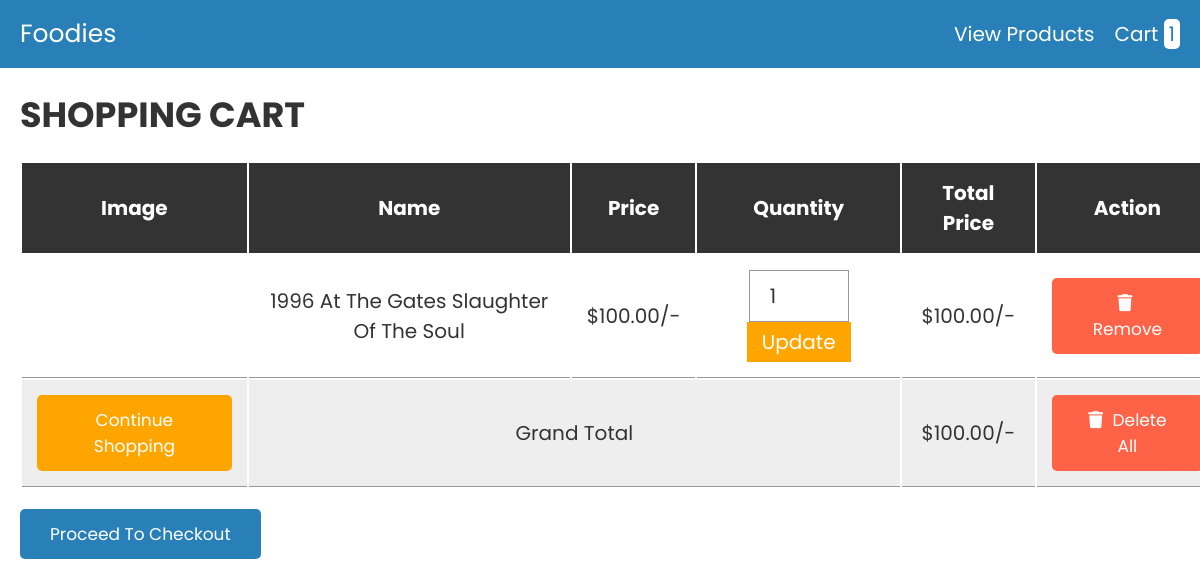
/vintage/cart.php, run on the app's committed database.
### tables this page shows
CREATE TABLE `cart` (
  `id` int(11) NOT NULL,
  `name` varchar(55) NOT NULL,
  `price` decimal(7,2) NOT NULL,
  `image` varchar(255) NOT NULL,
  `quantity` int(255) NOT NULL
);

### vintage/cart.php (the view, shortened to what this page needs)
<?php
include 'vintage_db.php';
?>
<!DOCTYPE html>
<html lang="en">
<head>
   <link rel="stylesheet" href="https://cdnjs.cloudflare.com/ajax/libs/font-awesome/6.0.0/css/all.min.css">
   <link rel="stylesheet" href="vtgcart/shopping cart/css/style.css">
</head>
<body>
<?php include 'vtgcart/shopping cart/header.php'; ?>
<div class="container">
<section class="shopping-cart">
   <h1 class="heading">shopping cart</h1>
   <table>
      <thead>
         <th>image</th>
         <th>name</th>
         <th>price</th>
         <th>quantity</th>
         <th>total price</th>
         <th>action</th>
      </thead>
      <tbody>
         <?php
         $select_cart = mysqli_query($conn, "SELECT * FROM `cart`");
         $grand_total = 0;
         if(mysqli_num_rows($select_cart) > 0){
            while($fetch_cart = mysqli_fetch_assoc($select_cart)){
         ?>
         <tr>
            <td><img src="<?php echo $fetch_cart['image']; ?>" height="100" alt=""></td>
            <td><?php echo $fetch_cart['name']; ?></td>
            <td>$<?php echo number_format($fetch_cart['price'], 2); ?>/-</td>
            <td>
               <form action="" method="post">
                  <input type="number" name="update_quantity" min="1"  value="<?php echo $fetch_cart['quantity']; ?>" >
                  <input type="submit" value="update" name="update_update_btn">
               </form>
            </td>
            <td>$<?php echo number_format($fetch_cart['price'] * $fetch_cart['quantity'], 2); ?>/-</td>
            <td><a href="cart.php?remove=<?php echo $fetch_cart['id']; ?>" onclick="return confirm('remove item from cart?')" class="delete-btn"> <i class="fas fa-trash"></i> remove</a></td>
         </tr>
         <?php
           $grand_total += $fetch_cart['price'] * $fetch_cart['quantity'];
            };
         };
         ?>
         <tr class="table-bottom">
            <td><a href="products.php" class="option-btn" style="margin-top: 0;">continue shopping</a></td>
            <td colspan="3">grand total</td>
            <td>$<?php echo number_format($grand_total, 2); ?>/-</td>
            <td><a href="cart.php?delete_all" onclick="return confirm('are you sure you want to delete all?');" class="delete-btn"> <i class="fas fa-trash"></i> delete all </a></td>
         </tr>
      </tbody>
   </table>
   <div class="checkout-btn">
      <a href="checkout.php" class="btn <?= ($grand_total > 0) ? '' : 'disabled'; ?>">proceed to checkout</a>
   </div>
</section>
</div>
</body>
</html>

### vintage/vtgcart/shopping cart/css/style.css (style rules this page uses)
:root { --blue:#2980b9; --red:tomato; --orange:orange; --black:#333; --white:#fff; --bg-color:#eee; --dark-bg:rgba(0,0,0,.7); --box-shadow:0 .5rem 1rem rgba(0,0,0,.1); --border:.1rem solid #999; }
* { font-family: 'Poppins', sans-serif; margin:0; padding:0; box-sizing: border-box; outline: none; border:none; text-decoration: none; text-transform: capitalize; }
html { font-size: 62.5%; overflow-x: hidden; }
.container { max-width: 1200px; margin:0 auto; }
section { padding:2rem; }
.heading { text-align: center; font-size: 3.5rem; text-transform: uppercase; color:var(--black); margin-bottom: 2rem; }
.btn, .option-btn, .delete-btn { display: block; width: 100%; text-align: center; background-color: var(--blue); color:var(--white); font-size: 1.7rem; padding:1.2rem 3rem; border-radius: .5rem; cursor: pointer; margin-top: 1rem; }
.option-btn i, .delete-btn i { padding-right: .5rem; }
.option-btn { background-color: var(--orange); }
.delete-btn { margin-top: 0; background-color: var(--red); }
.shopping-cart table { text-align: center; width: 100%; }
.shopping-cart table thead th { padding:1.5rem; font-size: 2rem; color:var(--white); background-color: var(--black); }
.shopping-cart table tr td { border-bottom: var(--border); padding:1.5rem; font-size: 2rem; color:var(--black); }
.shopping-cart table input[type="number"] { border: var(--border); padding:1rem 2rem; font-size: 2rem; color:var(--black); width: 10rem; }
.shopping-cart table input[type="submit"] { padding:.5rem 1.5rem; cursor: pointer; font-size: 2rem; background-color: var(--orange); color:var(--white); }
.shopping-cart table .table-bottom { background-color: var(--bg-color); }
.shopping-cart .checkout-btn { text-align: center; margin-top: 1rem; }
.shopping-cart .checkout-btn a { display: inline-block; width: auto; }
@media (max-width:1200px) { .shopping-cart { overflow-x: scroll; } }
@media (max-width:1200px) { .shopping-cart table { width: 120rem; } }
@media (max-width:1200px) { .shopping-cart .heading { text-align: left; } }
@media (max-width:1200px) { .shopping-cart .checkout-btn { text-align: left; } }

### data on the page
cart: name "1996 At The Gates Slaughter Of The Soul", price "100.00", update_quantity "1", $fetch_cart['price']*$fetch_cart['quantity'] "100.00"

### other printed values
$row_count "1"
$grand_total "100.00"
